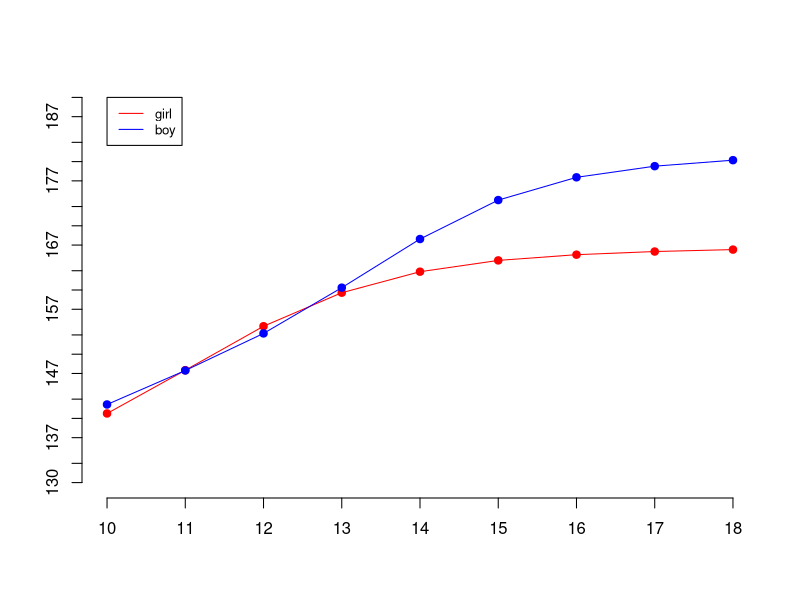

The R source for this figure:
setwd('/home/tuomas/R/Projects/DATA.STAT.750/datasets')
data = read.table("growthheight.txt", sep="\t", dec=".", head=TRUE)
attach(data)

# a)
Y = cbind(Y10,Y11,Y12,Y13,Y14,Y15,Y16,Y17,Y18)
model = lm(Y~factor(gender), data=data)
summary(model)

B.hat = coef(model)
B.hat

# b)
E = residuals(model)
Sigma.hat = (t(E)%*%E) / model$df.residual
Sigma.hat

# c)
new.data = data.frame(gender = c('girl', 'boy'))
BP = predict(model, newdata=new.data)
BP

plot(c(10,18), c(130,190), type="n", axes=F, xlab="", ylab="")
points(10:18, BP[1,], col="red", pch=19)
lines(10:18, BP[1,], col="red")
points(10:18, BP[2,], col="blue", pch=19)
lines(10:18, BP[2,], col="blue")
axis(1, 10:18)
axis(2, round(seq(130,190, length.out=19), 0))
legend(10,190,legend=c("girl","boy"), col=c("red","blue"), lty=1:1, cex=0.8)

# d)
model.H0 = lm(Y~1, data=data)
summary(model.H0)

anova(model.H0, model)

# e)
new.data = data.frame(gender="girl")
xf = t(cbind(1, 1))
yf1 = c(148.7, 156.6, 164.7)
Bt = t(coef(model))
B1t = Bt[1:3,]
B2t = Bt[4:9,]
Sigma11 = Sigma.hat[1:3,1:3]
Sigma12 = Sigma.hat[1:3,4:9]
Sigma21 = Sigma.hat[4:9,1:3]
Sigma22 = Sigma.hat[4:9,4:9]

BP.yf2 = B2t%*%xf + Sigma21%*%solve(Sigma11)%*%(yf1 - B1t%*%xf)

cov.error = Sigma22 - Sigma21%*%solve(Sigma11)%*%Sigma12
lb = BP.yf2 - qnorm(0.9)*diag(cov.error)^0.5
ub = BP.yf2 + qnorm(0.9)*diag(cov.error)^0.5
lb
BP.yf2
ub

